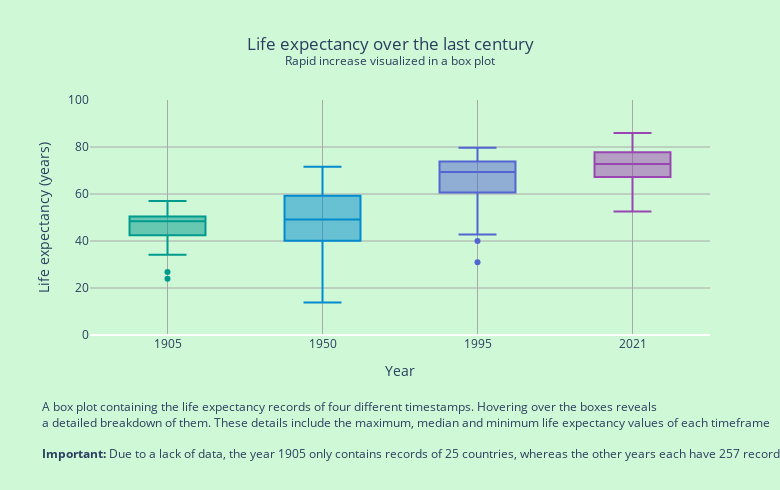

The cell this chart's notebook holds for it:
### Markdown cell above
It is no secret that life expectancy has been increasing rapidly over the past couple of decades. A crucial indicator of a nation's health and well-being can be traced back to its life expectancy statistic. This statistic is influenced by a multitude of factors, such as: economic stability, healthcare quality lifestyle, education, environmental conditions and many more. The question begs however, which of these factors contribute the most to a nation's life expectancy? One might argue that only education plays a role, because all other factors are dependent on it. Another person might argue that not all of these factors are dependent on a nation's level of education,  thus its impact might not be as significant as one expects. This project aims to put these two perspectives to the test, by analyzing several key factors contributing to a nation's life expectancy.

Several datasets about factors related to life expectancy are used in this project. Using sophisticated modeling techniques and visualization, relevant data of these factors are compared to eachother. The objective is to provide both perspectives with sufficient arguments to defend their statement. The insights provided in this project may help determine whether education is the only factor contributing to life expectancy.

It is important to note the pace at which life expectancy has skyrocketed over the past decades. The extraordinary rise is attributed to a wide range of advances in human development. At the start of the nineteenth century, no region had a life expectancy higher than 40 years. Nowadays, multiple countries are close to hitting 80 years, according to [ourworldindata](https://ourworldindata.org/life-expectancy). This rapid increase in life expectancy can be visualized using a box plot.

### Code cell
%run life_expectancy_boxplot.ipynb

### Figure 1 — Plotly figure (JSON) as saved in the notebook; plotly's stock layout.template omitted (floating-point values rounded to 4 significant figures; data arrays with more than 128 entries replaced by an {"elided": "..."} marker saying what was removed)
{"data": [{"customdata": {"elided": "259 str values"}, "hovertemplate": "<b>%{customdata}</b> (outlier)<br>Life Expectancy: %{y} years<br><extra></extra>", "line": {"color": "#009a8f"}, "marker": {"color": "#009a8f"}, "name": "1905", "type": "box", "y": {"elided": "259 float values"}}, {"hovertemplate": "<b>%{customdata}</b> (outlier)<br>Life Expectancy: %{y} years<br><extra></extra>", "line": {"color": "#008bcf"}, "marker": {"color": "#008bcf"}, "name": "1950", "type": "box", "y": {"elided": "259 float values"}}, {"customdata": {"elided": "259 str values"}, "hovertemplate": "<b>%{customdata}</b> (outlier)<br>Life Expectancy: %{y} years<br><extra></extra>", "line": {"color": "#5266d2"}, "marker": {"color": "#5266d2"}, "name": "1995", "type": "box", "y": {"elided": "259 float values"}}, {"hovertemplate": "<b>%{customdata}</b> (outlier)<br>Life Expectancy: %{y} years<br><extra></extra>", "line": {"color": "#9946b2"}, "marker": {"color": "#9946b2"}, "name": "2021", "type": "box", "y": {"elided": "259 float values"}}], "layout": {"annotations": [{"align": "left", "font": {"size": 12}, "showarrow": false, "text": "A box plot containing the life expectancy records of four different timestamps. Hovering over the boxes reveals<br>a detailed breakdown of them. These details include the maximum, median and minimum life expectancy values of each timeframe<br><br><b>Important:</b> Due to a lack of data, the year 1905 only contains records of 25 countries, whereas the other years each have 257 records.", "x": -0.08, "xanchor": "left", "xref": "paper", "y": -0.55, "yanchor": "bottom", "yref": "paper"}], "height": 490, "margin": {"b": 155, "l": 90, "r": 70, "t": 100}, "paper_bgcolor": "#cff8d6", "plot_bgcolor": "#cff8d6", "showlegend": false, "title": {"text": "Life expectancy over the last century<br><sup>Rapid increase visualized in a box plot</sup>", "x": 0.5}, "width": 780, "xaxis": {"gridcolor": "darkgrey", "gridwidth": 1, "title": {"text": "Year"}}, "yaxis": {"gridcolor": "darkgrey", "gridwidth": 1, "range": [0, 100], "title": {"text": "Life expectancy (years)"}}}}
